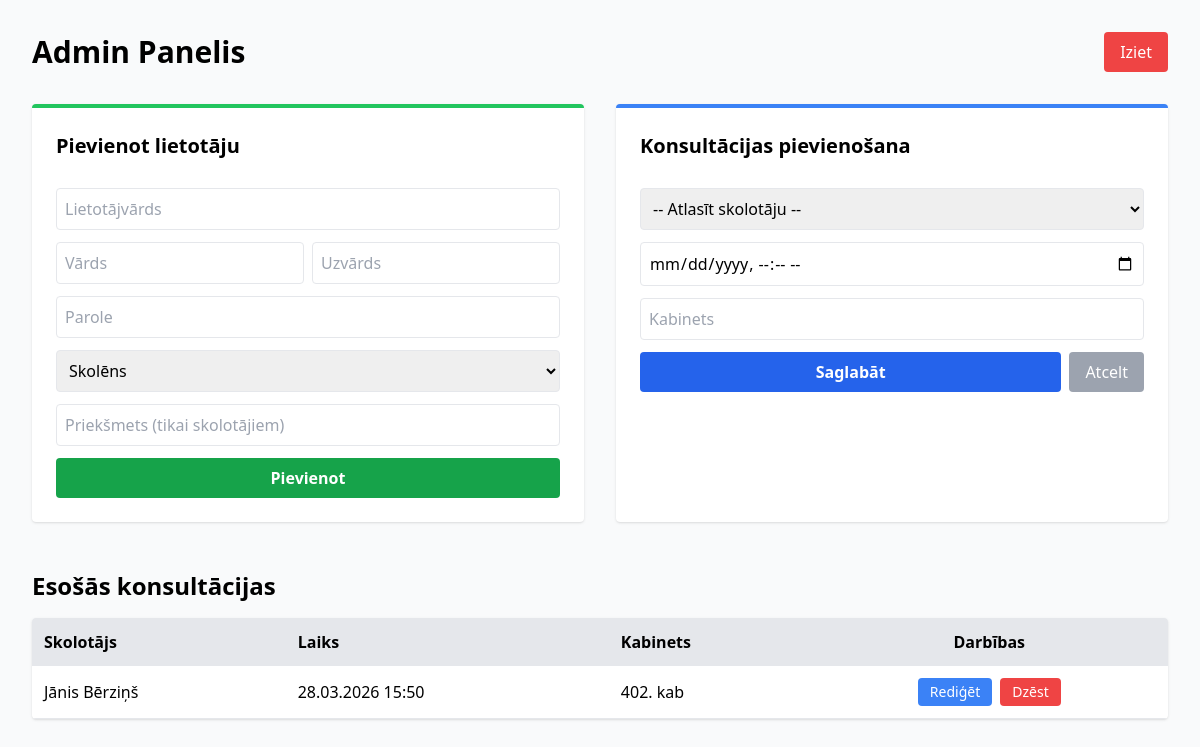
The page /admin (signed in) on the database its author committed.
### models.py (models this page shows)
class Konsultacija(db.Model):
    id = db.Column(db.Integer, primary_key=True)
    skolotajs_id = db.Column(db.Integer, db.ForeignKey('user.id'), nullable=False)
    datums_laiks = db.Column(db.DateTime, nullable=False)
    kabinets = db.Column(db.String(20), nullable=False)
    skolotajs = db.relationship('User', backref='konsultacijas')

class User(db.Model, UserMixin):
    id = db.Column(db.Integer, primary_key=True)
    username = db.Column(db.String(50), unique=True, nullable=False)
    password = db.Column(db.String(200), nullable=False)
    vards = db.Column(db.String(50), nullable=False)
    uzvards = db.Column(db.String(50), nullable=False)
    loma = db.Column(db.String(20), nullable=False) # admin, skolotajs, skolens
    prieksmets = db.Column(db.String(50), nullable=True)

### app.py (the view, shortened to what this page needs)
@app.route('/admin', methods=['GET', 'POST'])
@login_required
def admin_dashboard():
    if current_user.loma != 'admin': return "Nav pieejas", 403
    users = User.query.all()
    skolotaji = User.query.filter_by(loma='skolotajs').all()
    konsultacijas = Konsultacija.query.all()
    return render_template('admin.html', users=users, skolotaji=skolotaji, konsultacijas=konsultacijas)

### app.py (called while the page is built)
@login_manager.user_loader
def load_user(user_id):
    return User.query.get(int(user_id))

### templates/admin.html (shortened to what this page needs)
<!DOCTYPE html>
<html lang="lv">
<head>
    <script src="https://cdn.tailwindcss.com"></script>
</head>
<body class="bg-gray-50 p-8">
    <div class="max-w-6xl mx-auto">
        <div class="flex justify-between items-center mb-8">
            <h1 class="text-3xl font-bold">Admin Panelis</h1>
            <a href="/logout" class="bg-red-500 text-white px-4 py-2 rounded hover:bg-red-600 transition">Iziet</a>
        </div>
        <div class="grid grid-cols-1 md:grid-cols-2 gap-8">
            <div class="bg-white p-6 rounded shadow border-t-4 border-green-500">
                <h2 class="text-xl font-bold mb-4">Pievienot lietotāju</h2>
                <form method="POST" class="space-y-3">
                    <input type="text" name="username" placeholder="Lietotājvārds" class="w-full border p-2 rounded" required>
                    <div class="grid grid-cols-2 gap-2">
                        <input type="text" name="vards" placeholder="Vārds" class="border p-2 rounded" required>
                        <input type="text" name="uzvards" placeholder="Uzvārds" class="border p-2 rounded" required>
                    </div>
                    <input type="password" name="password" placeholder="Parole" class="w-full border p-2 rounded" required>
                    <select name="loma" class="w-full border p-2 rounded">
                        <option value="skolens">Skolēns</option>
                    </select>
                    <input type="text" name="prieksmets" placeholder="Priekšmets (tikai skolotājiem)" class="w-full border p-2 rounded">
                    <button class="bg-green-600 text-white px-4 py-2 rounded w-full font-bold">Pievienot</button>
                </form>
            </div>
            <div class="bg-white p-6 rounded shadow border-t-4 border-blue-500">
                <h2 class="text-xl font-bold mb-4" id="form-title">Konsultācijas pievienošana</h2>
                <form method="POST" class="space-y-3" id="edit-form">
                    <select name="skolotajs_id" id="edit_skolotajs" class="w-full border p-2 rounded" required>
                        <option value="">-- Atlasīt skolotāju --</option>
                    </select>
                    <input type="datetime-local" name="datums_laiks" id="edit_laiks" class="w-full border p-2 rounded" required>
                    <input type="text" name="kabinets" id="edit_kabinets" placeholder="Kabinets" class="w-full border p-2 rounded" required>
                    <div class="flex gap-2">
                        <button class="bg-blue-600 text-white px-4 py-2 rounded flex-1 font-bold">Saglabāt</button>
                        <button type="button" onclick="resetForm()" class="bg-gray-400 text-white px-4 py-2 rounded">Atcelt</button>
                    </div>
                </form>
            </div>
        </div>
        <h2 class="text-2xl font-bold mt-12 mb-4">Esošās konsultācijas</h2>
        <div class="bg-white rounded shadow overflow-hidden">
            <table class="w-full text-left">
                <thead class="bg-gray-200">
                    <tr>
                        <th class="p-3">Skolotājs</th>
                        <th class="p-3">Laiks</th>
                        <th class="p-3">Kabinets</th>
                        <th class="p-3 text-center">Darbības</th>
                    </tr>
                </thead>
                <tbody>
                    {% for k in konsultacijas %}
                    <tr class="border-b hover:bg-gray-50 transition">
                        <td class="p-3">{{ k.skolotajs.vards }} {{ k.skolotajs.uzvards }}</td>
                        <td class="p-3">{{ k.datums_laiks.strftime('%d.%m.%Y %H:%M') }}</td>
                        <td class="p-3">{{ k.kabinets }}</td>
                        <td class="p-3 flex justify-center gap-2">
                            <button onclick="fillEdit('{{ k.id }}', '{{ k.skolotajs_id }}', '{{ k.datums_laiks.strftime('%Y-m-dT%H,')}}', '{{ k.kabinets }}')"
                                    class="bg-blue-500 text-white px-3 py-1 rounded text-sm hover:bg-blue-600">
                                Rediģēt
                            </button>
                            <form method="POST" onsubmit="return confirm('Tiešām dzēst?')">
                                <button class="bg-red-500 text-white px-3 py-1 rounded text-sm">Dzēst</button>
                            </form>
                        </td>
                    </tr>
                    {% endfor %}
                </tbody>
            </table>
        </div>
    </div>
</body>
</html>

### rows shown on the page
Konsultacija: skolotajs.vards "Jānis", skolotajs.uzvards "Bērziņš", datums_laiks "28.03.2026 15:50", kabinets "402. kab"
